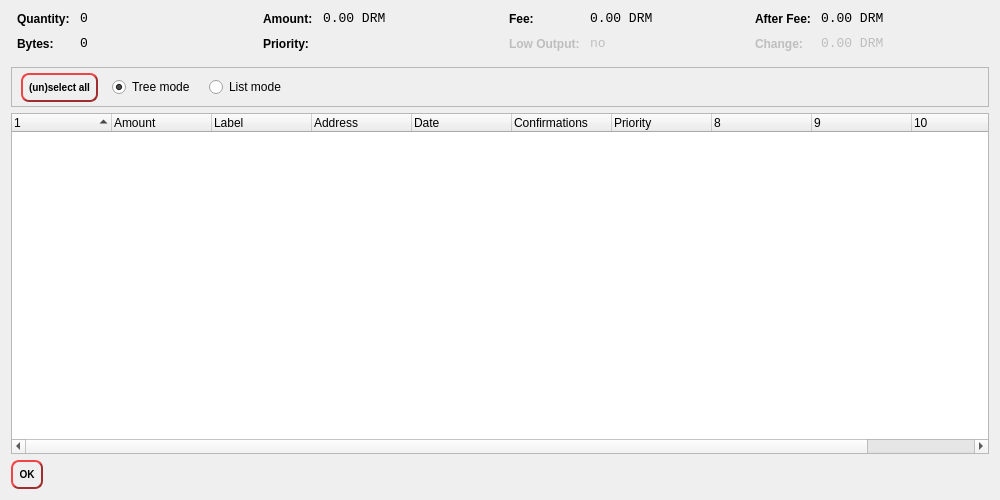
<?xml version="1.0" encoding="UTF-8"?>
<ui version="4.0">
 <class>CoinControlDialog</class>
 <widget class="QDialog" name="CoinControlDialog">
  <property name="geometry">
   <rect>
    <x>0</x>
    <y>0</y>
    <width>1000</width>
    <height>500</height>
   </rect>
  </property>
  <property name="windowTitle">
   <string>Coin Control</string>
  </property>
  <layout class="QVBoxLayout" name="verticalLayout">
   <item>
    <layout class="QHBoxLayout" name="horizontalLayoutTop" stretch="0,0,0,0">
     <property name="topMargin">
      <number>0</number>
     </property>
     <property name="bottomMargin">
      <number>10</number>
     </property>
     <item>
      <layout class="QFormLayout" name="formLayoutCoinControl1">
       <property name="horizontalSpacing">
        <number>10</number>
       </property>
       <property name="verticalSpacing">
        <number>10</number>
       </property>
       <property name="leftMargin">
        <number>6</number>
       </property>
       <property name="rightMargin">
        <number>6</number>
       </property>
       <item row="0" column="0">
        <widget class="QLabel" name="labelCoinControlQuantityText">
         <property name="styleSheet">
          <string notr="true">font-weight:bold;</string>
         </property>
         <property name="text">
          <string>Quantity:</string>
         </property>
        </widget>
       </item>
       <item row="0" column="1">
        <widget class="QLabel" name="labelCoinControlQuantity">
         <property name="font">
          <font>
           <family>Monospace</family>
           <pointsize>10</pointsize>
          </font>
         </property>
         <property name="cursor">
          <cursorShape>IBeamCursor</cursorShape>
         </property>
         <property name="contextMenuPolicy">
          <enum>Qt::ActionsContextMenu</enum>
         </property>
         <property name="text">
          <string notr="true">0</string>
         </property>
         <property name="textInteractionFlags">
          <set>Qt::LinksAccessibleByMouse|Qt::TextSelectableByKeyboard|Qt::TextSelectableByMouse</set>
         </property>
        </widget>
       </item>
       <item row="1" column="0">
        <widget class="QLabel" name="labelCoinControlBytesText">
         <property name="styleSheet">
          <string notr="true">font-weight:bold;</string>
         </property>
         <property name="text">
          <string>Bytes:</string>
         </property>
        </widget>
       </item>
       <item row="1" column="1">
        <widget class="QLabel" name="labelCoinControlBytes">
         <property name="font">
          <font>
           <family>Monospace</family>
           <pointsize>10</pointsize>
          </font>
         </property>
         <property name="cursor">
          <cursorShape>IBeamCursor</cursorShape>
         </property>
         <property name="contextMenuPolicy">
          <enum>Qt::ActionsContextMenu</enum>
         </property>
         <property name="text">
          <string notr="true">0</string>
         </property>
         <property name="textInteractionFlags">
          <set>Qt::LinksAccessibleByMouse|Qt::TextSelectableByKeyboard|Qt::TextSelectableByMouse</set>
         </property>
        </widget>
       </item>
      </layout>
     </item>
     <item>
      <layout class="QFormLayout" name="formLayoutCoinControl2">
       <property name="horizontalSpacing">
        <number>10</number>
       </property>
       <property name="verticalSpacing">
        <number>10</number>
       </property>
       <property name="leftMargin">
        <number>6</number>
       </property>
       <property name="rightMargin">
        <number>6</number>
       </property>
       <item row="0" column="0">
        <widget class="QLabel" name="labelCoinControlAmountText">
         <property name="styleSheet">
          <string notr="true">font-weight:bold;</string>
         </property>
         <property name="text">
          <string>Amount:</string>
         </property>
        </widget>
       </item>
       <item row="0" column="1">
        <widget class="QLabel" name="labelCoinControlAmount">
         <property name="font">
          <font>
           <family>Monospace</family>
           <pointsize>10</pointsize>
          </font>
         </property>
         <property name="cursor">
          <cursorShape>IBeamCursor</cursorShape>
         </property>
         <property name="contextMenuPolicy">
          <enum>Qt::ActionsContextMenu</enum>
         </property>
         <property name="text">
          <string notr="true">0.00 DRM</string>
         </property>
         <property name="textInteractionFlags">
          <set>Qt::LinksAccessibleByMouse|Qt::TextSelectableByKeyboard|Qt::TextSelectableByMouse</set>
         </property>
        </widget>
       </item>
       <item row="1" column="0">
        <widget class="QLabel" name="labelCoinControlPriorityText">
         <property name="styleSheet">
          <string notr="true">font-weight:bold;</string>
         </property>
         <property name="text">
          <string>Priority:</string>
         </property>
        </widget>
       </item>
       <item row="1" column="1">
        <widget class="QLabel" name="labelCoinControlPriority">
         <property name="font">
          <font>
           <family>Monospace</family>
           <pointsize>10</pointsize>
          </font>
         </property>
         <property name="cursor">
          <cursorShape>IBeamCursor</cursorShape>
         </property>
         <property name="contextMenuPolicy">
          <enum>Qt::ActionsContextMenu</enum>
         </property>
         <property name="text">
          <string/>
         </property>
         <property name="textInteractionFlags">
          <set>Qt::LinksAccessibleByMouse|Qt::TextSelectableByKeyboard|Qt::TextSelectableByMouse</set>
         </property>
        </widget>
       </item>
      </layout>
     </item>
     <item>
      <layout class="QFormLayout" name="formLayoutCoinControl3">
       <property name="horizontalSpacing">
        <number>10</number>
       </property>
       <property name="verticalSpacing">
        <number>10</number>
       </property>
       <property name="leftMargin">
        <number>6</number>
       </property>
       <property name="rightMargin">
        <number>6</number>
       </property>
       <item row="0" column="0">
        <widget class="QLabel" name="labelCoinControlFeeText">
         <property name="styleSheet">
          <string notr="true">font-weight:bold;</string>
         </property>
         <property name="text">
          <string>Fee:</string>
         </property>
        </widget>
       </item>
       <item row="0" column="1">
        <widget class="QLabel" name="labelCoinControlFee">
         <property name="font">
          <font>
           <family>Monospace</family>
           <pointsize>10</pointsize>
          </font>
         </property>
         <property name="cursor">
          <cursorShape>IBeamCursor</cursorShape>
         </property>
         <property name="contextMenuPolicy">
          <enum>Qt::ActionsContextMenu</enum>
         </property>
         <property name="text">
          <string notr="true">0.00 DRM</string>
         </property>
         <property name="textInteractionFlags">
          <set>Qt::LinksAccessibleByMouse|Qt::TextSelectableByKeyboard|Qt::TextSelectableByMouse</set>
         </property>
        </widget>
       </item>
       <item row="1" column="0">
        <widget class="QLabel" name="labelCoinControlLowOutputText">
         <property name="enabled">
          <bool>false</bool>
         </property>
         <property name="styleSheet">
          <string notr="true">font-weight:bold;</string>
         </property>
         <property name="text">
          <string>Low Output:</string>
         </property>
        </widget>
       </item>
       <item row="1" column="1">
        <widget class="QLabel" name="labelCoinControlLowOutput">
         <property name="enabled">
          <bool>false</bool>
         </property>
         <property name="font">
          <font>
           <family>Monospace</family>
           <pointsize>10</pointsize>
          </font>
         </property>
         <property name="cursor">
          <cursorShape>IBeamCursor</cursorShape>
         </property>
         <property name="contextMenuPolicy">
          <enum>Qt::ActionsContextMenu</enum>
         </property>
         <property name="text">
          <string notr="true">no</string>
         </property>
         <property name="textInteractionFlags">
          <set>Qt::LinksAccessibleByMouse|Qt::TextSelectableByKeyboard|Qt::TextSelectableByMouse</set>
         </property>
        </widget>
       </item>
      </layout>
     </item>
     <item>
      <layout class="QFormLayout" name="formLayoutCoinControl4">
       <property name="horizontalSpacing">
        <number>10</number>
       </property>
       <property name="verticalSpacing">
        <number>10</number>
       </property>
       <property name="leftMargin">
        <number>6</number>
       </property>
       <property name="rightMargin">
        <number>6</number>
       </property>
       <item row="0" column="0">
        <widget class="QLabel" name="labelCoinControlAfterFeeText">
         <property name="styleSheet">
          <string notr="true">font-weight:bold;</string>
         </property>
         <property name="text">
          <string>After Fee:</string>
         </property>
        </widget>
       </item>
       <item row="0" column="1">
        <widget class="QLabel" name="labelCoinControlAfterFee">
         <property name="font">
          <font>
           <family>Monospace</family>
           <pointsize>10</pointsize>
          </font>
         </property>
         <property name="cursor">
          <cursorShape>IBeamCursor</cursorShape>
         </property>
         <property name="contextMenuPolicy">
          <enum>Qt::ActionsContextMenu</enum>
         </property>
         <property name="text">
          <string notr="true">0.00 DRM</string>
         </property>
         <property name="textInteractionFlags">
          <set>Qt::LinksAccessibleByMouse|Qt::TextSelectableByKeyboard|Qt::TextSelectableByMouse</set>
         </property>
        </widget>
       </item>
       <item row="1" column="0">
        <widget class="QLabel" name="labelCoinControlChangeText">
         <property name="enabled">
          <bool>false</bool>
         </property>
         <property name="styleSheet">
          <string notr="true">font-weight:bold;</string>
         </property>
         <property name="text">
          <string>Change:</string>
         </property>
        </widget>
       </item>
       <item row="1" column="1">
        <widget class="QLabel" name="labelCoinControlChange">
         <property name="enabled">
          <bool>false</bool>
         </property>
         <property name="font">
          <font>
           <family>Monospace</family>
           <pointsize>10</pointsize>
          </font>
         </property>
         <property name="cursor">
          <cursorShape>IBeamCursor</cursorShape>
         </property>
         <property name="contextMenuPolicy">
          <enum>Qt::ActionsContextMenu</enum>
         </property>
         <property name="text">
          <string notr="true">0.00 DRM</string>
         </property>
         <property name="textInteractionFlags">
          <set>Qt::LinksAccessibleByMouse|Qt::TextSelectableByKeyboard|Qt::TextSelectableByMouse</set>
         </property>
        </widget>
       </item>
      </layout>
     </item>
    </layout>
   </item>
   <item>
    <widget class="QFrame" name="frame">
     <property name="minimumSize">
      <size>
       <width>0</width>
       <height>40</height>
      </size>
     </property>
     <property name="frameShape">
      <enum>QFrame::StyledPanel</enum>
     </property>
     <property name="frameShadow">
      <enum>QFrame::Sunken</enum>
     </property>
     <widget class="QWidget" name="horizontalLayoutWidget">
      <property name="geometry">
       <rect>
        <x>10</x>
        <y>0</y>
        <width>781</width>
        <height>41</height>
       </rect>
      </property>
      <layout class="QHBoxLayout" name="horizontalLayoutPanel" stretch="0,0,0,0">
       <property name="spacing">
        <number>14</number>
       </property>
       <item>
        <widget class="QPushButton" name="pushButtonSelectAll">
         <property name="sizePolicy">
          <sizepolicy hsizetype="Maximum" vsizetype="Fixed">
           <horstretch>0</horstretch>
           <verstretch>0</verstretch>
          </sizepolicy>
         </property>
         <property name="styleSheet">
          <string notr="true">QPushButton {
     
	color : rgb(0,0,0);
     border-style: outset;
     border-width: 2px;
     border-radius: 8px;
     border-color: rgb(160, 46, 47);
     font: bold 10px;
     min-width: 6em;
     padding: 6px;
 }
QPushButton:pressed {
     background-color: rgb(160, 46, 47);
     border-style: inset;
 }</string>
         </property>
         <property name="text">
          <string>(un)select all</string>
         </property>
        </widget>
       </item>
       <item>
        <widget class="QRadioButton" name="radioTreeMode">
         <property name="sizePolicy">
          <sizepolicy hsizetype="Maximum" vsizetype="Fixed">
           <horstretch>0</horstretch>
           <verstretch>0</verstretch>
          </sizepolicy>
         </property>
         <property name="text">
          <string>Tree mode</string>
         </property>
         <property name="checked">
          <bool>true</bool>
         </property>
        </widget>
       </item>
       <item>
        <widget class="QRadioButton" name="radioListMode">
         <property name="sizePolicy">
          <sizepolicy hsizetype="Maximum" vsizetype="Fixed">
           <horstretch>0</horstretch>
           <verstretch>0</verstretch>
          </sizepolicy>
         </property>
         <property name="text">
          <string>List mode</string>
         </property>
        </widget>
       </item>
       <item>
        <spacer name="horizontalSpacer">
         <property name="orientation">
          <enum>Qt::Horizontal</enum>
         </property>
         <property name="sizeHint" stdset="0">
          <size>
           <width>40</width>
           <height>20</height>
          </size>
         </property>
        </spacer>
       </item>
      </layout>
     </widget>
    </widget>
   </item>
   <item>
    <widget class="CoinControlTreeWidget" name="treeWidget">
     <property name="contextMenuPolicy">
      <enum>Qt::CustomContextMenu</enum>
     </property>
     <property name="sortingEnabled">
      <bool>false</bool>
     </property>
     <property name="columnCount">
      <number>11</number>
     </property>
     <attribute name="headerShowSortIndicator" stdset="0">
      <bool>true</bool>
     </attribute>
     <attribute name="headerStretchLastSection">
      <bool>false</bool>
     </attribute>
     <column>
      <property name="text">
       <string/>
      </property>
     </column>
     <column>
      <property name="text">
       <string>Amount</string>
      </property>
     </column>
     <column>
      <property name="text">
       <string>Label</string>
      </property>
     </column>
     <column>
      <property name="text">
       <string>Address</string>
      </property>
     </column>
     <column>
      <property name="text">
       <string>Date</string>
      </property>
     </column>
     <column>
      <property name="text">
       <string>Confirmations</string>
      </property>
      <property name="toolTip">
       <string>Confirmed</string>
      </property>
     </column>
     <column>
      <property name="text">
       <string>Priority</string>
      </property>
     </column>
     <column>
      <property name="text">
       <string/>
      </property>
     </column>
     <column>
      <property name="text">
       <string/>
      </property>
     </column>
     <column>
      <property name="text">
       <string/>
      </property>
     </column>
     <column>
      <property name="text">
       <string/>
      </property>
     </column>
    </widget>
   </item>
   <item>
    <widget class="QDialogButtonBox" name="buttonBox">
     <property name="sizePolicy">
      <sizepolicy hsizetype="Maximum" vsizetype="Fixed">
       <horstretch>0</horstretch>
       <verstretch>0</verstretch>
      </sizepolicy>
     </property>
     <property name="styleSheet">
      <string notr="true">QPushButton {
     
	color : rgb(0,0,0);
     border-style: outset;
     border-width: 2px;
     border-radius: 8px;
     border-color: rgb(160, 46, 47);
     font: bold 10px;
     min-width: 6em;
     padding: 6px;
 }
QPushButton:pressed {
     background-color: rgb(160, 46, 47);
     border-style: inset;
 }</string>
     </property>
     <property name="orientation">
      <enum>Qt::Horizontal</enum>
     </property>
     <property name="standardButtons">
      <set>QDialogButtonBox::Ok</set>
     </property>
    </widget>
   </item>
  </layout>
 </widget>
 <customwidgets>
  <customwidget>
   <class>CoinControlTreeWidget</class>
   <extends>QTreeWidget</extends>
   <header>coincontroltreewidget.h</header>
  </customwidget>
 </customwidgets>
 <resources/>
 <connections/>
</ui>
